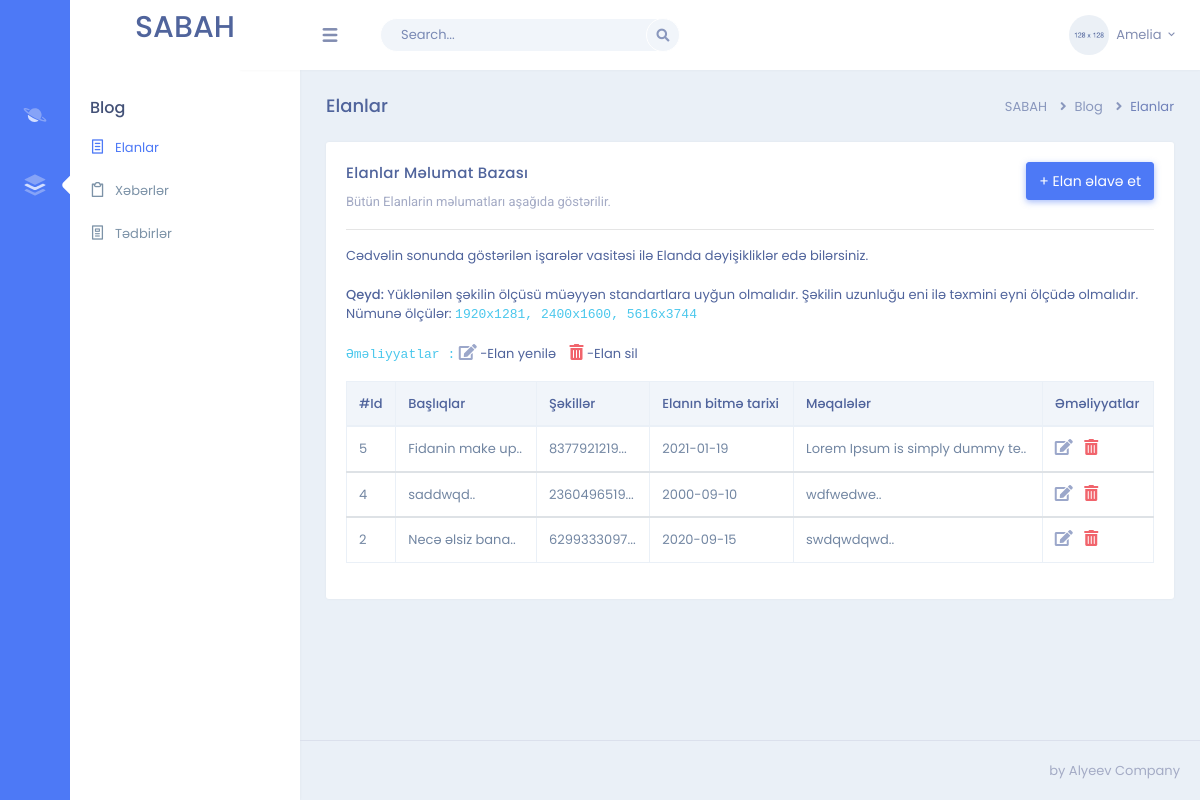
Before: /admin-announcement with the older database file.
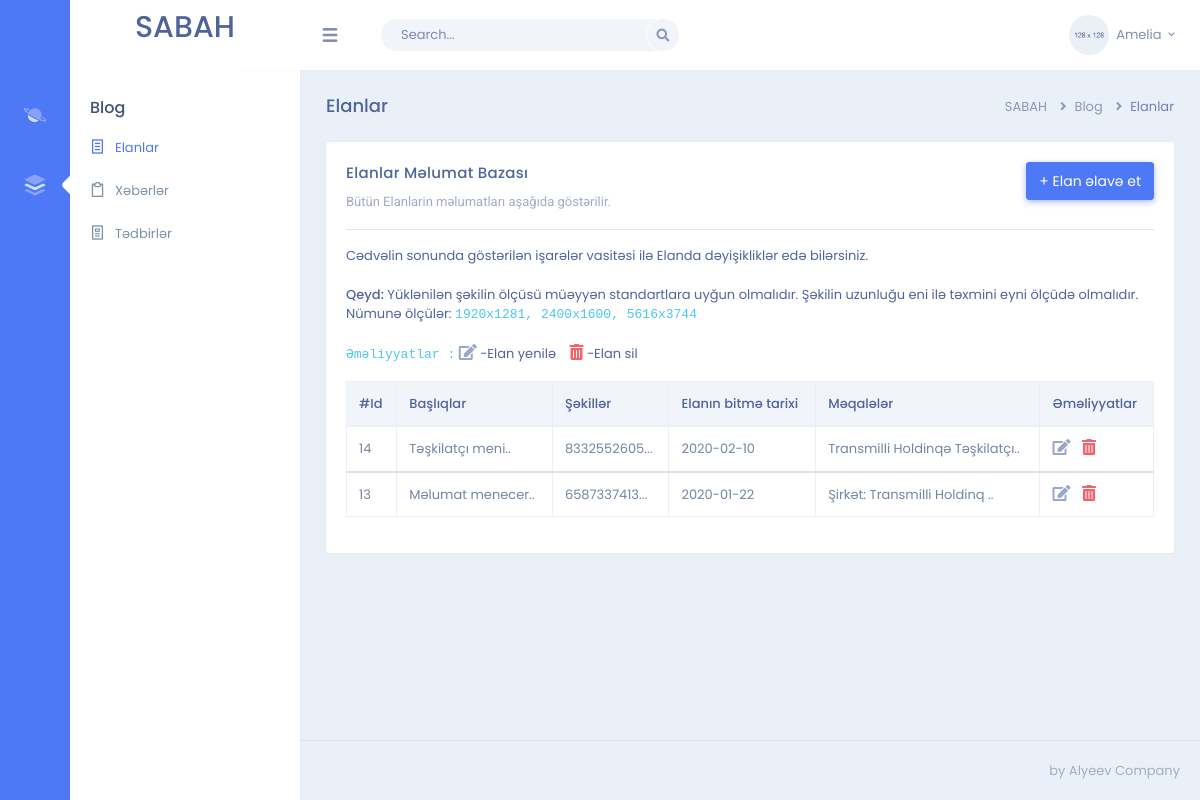
After: the same page with the newer database file.
### sabah/models.py (models this page shows, shortened)
class Blog(db.Model):
    id = db.Column(db.Integer, primary_key=True)
    title = db.Column(db.String(250), nullable=False)
    image = db.Column(db.String(255), nullable=True)
    text = db.Column(db.Text, nullable=False)
    add_date = db.Column(db.DateTime, nullable=False, default=datetime.utcnow)
    type = db.Column(db.Integer, default=1)

### sabah/admin/routes.py (the view)
@admin.route('/admin-announcement', methods=['GET', 'POST'])
def admin_announcement():
    announcement = Blog.query.filter_by(type=3).order_by(Blog.id.desc())
    return render_template('admin/admin-announcement.html', announcement=announcement)

### sabah/templates/admin/admin-announcement.html (shortened to what this page needs)
{% extends '/admin/admin-layout.html' %}
{% block body %}
<div class="page-content">
    <div class="container-fluid">
        <div class="row">
            <div class="col-sm-12">
                <div class="page-title-box">
                    <div class="float-right">
                        <ol class="breadcrumb">
                            <li class="breadcrumb-item"><a href="javascript:void(0);">SABAH</a></li>
                            <li class="breadcrumb-item"><a href="javascript:void(0);">Blog</a></li>
                            <li class="breadcrumb-item active">Elanlar</li>
                        </ol>
                    </div>
                    <h4 class="page-title">Elanlar</h4>
                </div>
            </div>
        </div>
        <div class="row">
            <div class="col-12">
                <div class="card">
                    <div class="card-body">
                        <a href="{{url_for("admin.announcement_create")}}"><button type="button"
                                class="btn btn-primary waves-effect waves-light float-right mb-3" data-toggle="modal"
                                data-animation="bounce" data-target=".bs-example-modal-lg">+
                                Elan əlavə et</button></a>
                        <h4 class="mt-0 header-title">Elanlar Məlumat Bazası</h4>
                        <p class="text-muted mb-3">Bütün Elanlarin məlumatları aşağıda göstərilir.<hr>
                            Cədvəlin sonunda göstərilən işarələr vasitəsi ilə Elanda dəyişikliklər edə bilərsiniz.<br><br>
                            <strong>Qeyd:</strong> Yüklənilən şəkilin ölçüsü müəyyən standartlara uyğun olmalıdır. Şəkilin uzunluğu eni ilə təxmini eyni ölçüdə olmalıdır. <br> Nümunə ölçülər: <code> 1920x1281, 2400x1600, 5616x3744</code><br><br>
                            <code>Əməliyyatlar :</code> <i class="fas fa-edit text-info font-16"></i> -Elan yenilə <i
                                    class="fas fa-trash-alt text-danger font-16" style="margin-left: 10px;"></i> -Elan sil
                        </p>
                        <table id="datatable" class="table table-bordered dt-responsive nowrap"
                            style="border-collapse: collapse; border-spacing: 0; width: 100%;">
                            <thead>
                                <tr>
                                    <th>#Id</th>
                                    <th>Başlıqlar</th>
                                    <th>Şəkillər</th>
                                    <th>Elanın bitmə tarixi</th>
                                    <th>Məqalələr</th>
                                    <th>Əməliyyatlar</th>
                                </tr>
                            </thead>
                            {% for announce in announcement %}
                            <tbody>
                                <tr>
                                    <td>{{ announce.id }}</td>
                                    <td>{{ announce.title[:15] +'..' }}</td>
                                    <td>{{ announce.image[:10] + '...'}}</td>
                                    <td>{{ announce.add_date.strftime('%Y-%m-%d') }}</td>
                                    <td>{{ announce.text[:30] +'..' }}</td>
                                    <td>
                                        <a href="{{ url_for('admin.announcement_update', ann_id=announce.id) }}" class="mr-2"><i class="fas fa-edit text-info font-16"></i></a>
                                        <a style="cursor: pointer;" data-toggle="modal" data-target="#exampleModal"><i class="fas fa-trash-alt text-danger font-16"></i></a>
                                    </td>
                                </tr>
                            </tbody>
                            {% endfor %}
                        </table>
                    </div>
                </div>
            </div>
        </div>
    </div>
</div>
</div>
{% endblock %}

Changed rows visible on the page:
removed Blog: id "5", title "Fidanin make up..", image "8377921219...", add_date "2021-01-19", text "Lorem Ipsum is simply dummy te.."
removed Blog: id "4", title "saddwqd..", image "2360496519...", add_date "2000-09-10", text "wdfwedwe.."
no longer on this page (row edited): Blog: id "2", title "Necə əlsiz bana..", image "6299333097...", add_date "2020-09-15", text "swdqwdqwd.."
added Blog: id "14", title "Təşkilatçı meni..", image "8332552605...", add_date "2020-02-10", text "Transmilli Holdinqə Təşkilatçı.."
added Blog: id "13", title "Məlumat menecer..", image "6587337413...", add_date "2020-01-22", text "Şirkət: Transmilli Holdinq .."
